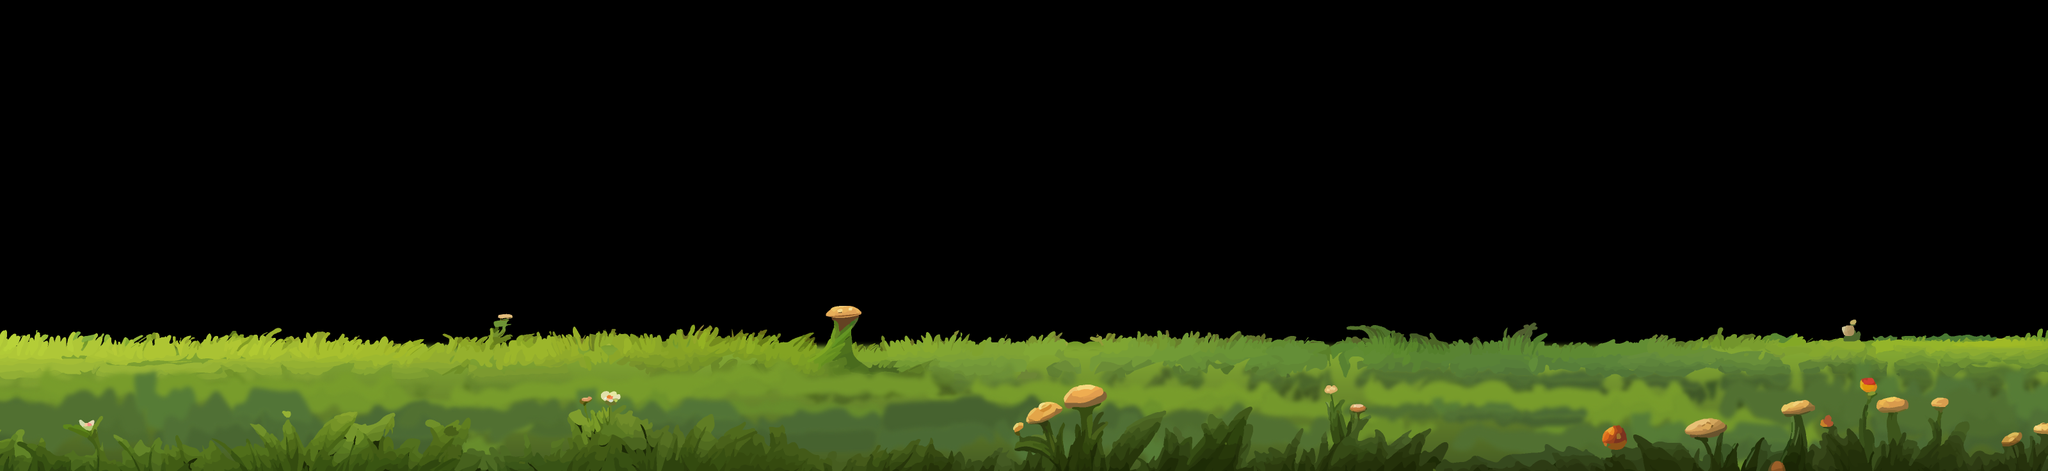

Below is a game level as drawn by its tile map, then a one-line description and the .tmx that defines it (tile-layer data replaced by summaries):
An orthogonal 100x23 tile map with 32x32 px tiles, 2 tile layers (middleground, foreground), 4 hidden layers not drawn, 4 tilesets and 1 object.

<map version="1.10" tiledversion="1.10.2" orientation="orthogonal" renderorder="right-down" width="100" height="23" tilewidth="32" tileheight="32" infinite="0" nextlayerid="12" nextobjectid="5">
 <tileset firstgid="1" name="background2" tilewidth="32" tileheight="32" tilecount="3608" columns="164">
  <image source="../images/background2.png" width="5260" height="735" />
 </tileset>
 <tileset firstgid="3609" name="middleground" tilewidth="32" tileheight="32" tilecount="3608" columns="164">
  <image source="../images/background3.png" width="5260" height="735" />
 </tileset>
 <tileset firstgid="7217" name="foreground" tilewidth="32" tileheight="32" tilecount="3608" columns="164">
  <image source="../images/background4.png" width="5260" height="735" />
 </tileset>
 <tileset firstgid="10825" name="sky" tilewidth="32" tileheight="32" tilecount="3608" columns="164">
  <image source="../images/background.png" width="5260" height="735" />
 </tileset>
 <layer id="1" name="background" width="100" height="23" visible="0" parallaxx="2.25">
  <data>[2300 cells, 2200 non-empty, 2200 distinct tile ids]</data>
 </layer>
 <layer id="2" name="background2" width="100" height="23" visible="0" parallaxx="1.75">
  <data>[2300 cells, 2200 non-empty, 2200 distinct tile ids]</data>
 </layer>
 <objectgroup id="3" name="ground" visible="0">
  <object id="4" x="0" y="556" width="3195" height="180" />
 </objectgroup>
 <imagelayer id="10" name="middleground" visible="0" parallaxx="1.5" repeatx="1">
  <image source="../images/background3.png" width="5260" height="735" />
 </imagelayer>
 <imagelayer id="11" name="foreground" visible="0" parallaxx="1.75" repeatx="1">
  <image source="../images/background4.png" width="5260" height="735" />
 </imagelayer>
 <layer id="6" name="middleground" width="100" height="23" parallaxx="1.25">
  <data>[2300 cells, 2200 non-empty, 2200 distinct tile ids]</data>
 </layer>
 <layer id="7" name="foreground" width="100" height="23" parallaxx="1.5">
  <data>[2300 cells, 2100 non-empty, 2100 distinct tile ids]</data>
 </layer>
</map>